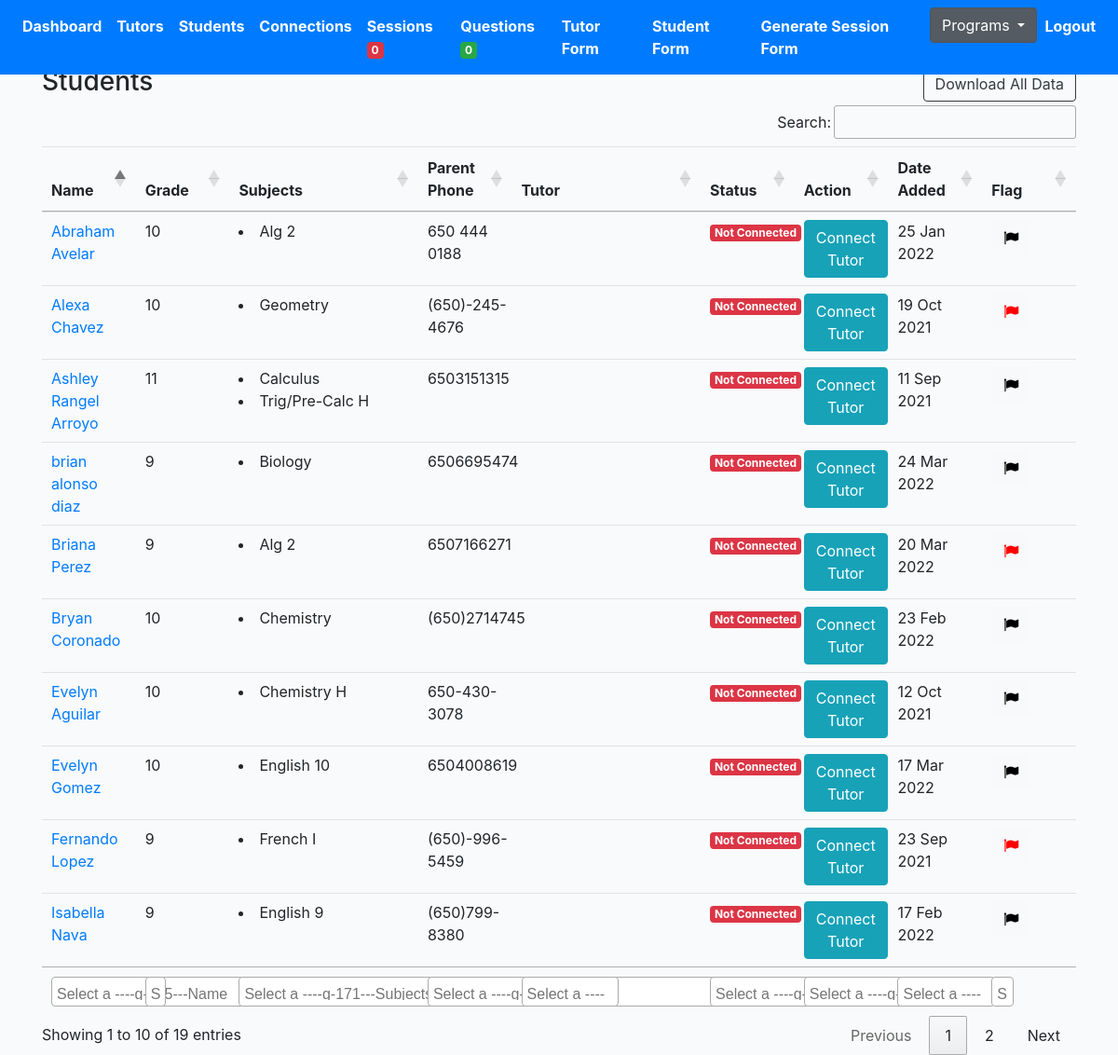
Screenshot of /tutoring/students/ (signed in) with the database file from the repository.
### profiles/models.py (models this page shows, shortened)
class Profile(models.Model):
    role = models.CharField(max_length=200, choices=ROLE_CHOICES_PROFILE, null=True)
    avatar = models.ImageField(default='avatar.png', upload_to='avatars/')
    first_name = models.CharField(max_length=200, blank=True)
    last_name = models.CharField(max_length=200, blank=True)
    email = models.EmailField(max_length=200, blank=True)
    student_grade = models.CharField(null=True, blank=True, max_length=200, choices=STUDENT_GRADE_CHOICES)
    grade = models.CharField(null=True, blank=True, max_length=200, choices=GRADE_CHOICES)
    academic_advisor = models.ForeignKey(Academicadvisor, null=True, blank=True, on_delete=models.CASCADE, related_name='academic_advisor')
    academic_advisor_email = models.EmailField(max_length=200, blank=True)
    subjects = models.ManyToManyField(Subject, blank=True, related_name='subjects')
    school = models.CharField(max_length=200, blank=True)
    friends = models.ManyToManyField("self", blank=True, related_name='testfriends')
    updated = models.DateTimeField(auto_now=True)
    created = models.DateTimeField(auto_now_add=True)
    slug = models.SlugField(unique=True, blank=True)
    flag = models.BooleanField(default=False)
    parent1_first_name = models.CharField(max_length=200, blank=True)
    parent1_last_name = models.CharField(max_length=200, blank=True)
    parent1_phone = models.CharField(max_length=200, blank=True)
    parent1_email = models.EmailField(max_length=200, blank=True)
    student_capacity = models.IntegerField(null=True, blank=True)
    phone = models.CharField(max_length=200, blank=True)
    question = models.TextField(null=True, blank=True, max_length=1000)
    languages = models.ManyToManyField(Language, blank=True, related_name='subjects')
    comfortable_share_phone = models.BooleanField(default=False)
    permission_share_grade = models.BooleanField(default=False)
    optional_school_loop_profile_link = models.TextField(null=True, blank=True, max_length=500)
    optional_school_loop_username = models.TextField(null=True, blank=True, max_length=500)
    optional_school_loop_password = models.TextField(null=True, blank=True, max_length=500)
    parent_languages = models.CharField(null=True, blank=True, max_length=200, choices=LANGUAGE_CHOICES)
    age = models.IntegerField(null=True, blank=True)
    ethnic = models.CharField(null=True, blank=True, max_length=200, choices=ETHNIC_CHOICES)
    note = models.TextField(null=True, blank=True, max_length=1000)
    interest = models.ManyToManyField(Interest, blank=True, related_name='interest')
    check = models.CharField(null=True, blank=True, max_length=200, choices=YES_NO)
    status = models.CharField(null=True, blank=True, max_length=200, choices=PROFILE_STATUS, default='active')
    connect_virtual = models.BooleanField(default=False)
    def get_absolute_url(self):
        return reverse("profiles:profile-detail-view", kwargs={"slug": self.slug})
    def get_friends(self):
        return self.friends.all()
    def get_subjects(self):
        return self.subjects.all()
    __initial_first_name = None
    __initial_last_name = None
    def __init__(self, *args, **kwargs):
        super().__init__(*args, **kwargs)
        self.__initial_first_name = self.first_name
        self.__initial_last_name = self.last_name

class Subject(models.Model):
    name = models.CharField(max_length=200, blank=True)
    def __str__(self):
        return self.name

### profiles/views.py (the view)
# urls.py: path('students/', StudentProfileListView.as_view(), name='student-profiles-list'),
@method_decorator(login_required, name='dispatch')
@method_decorator(allowed_users(allowed_roles=['tutor', 'admin']), name='dispatch')
class StudentProfileListView(ListView):
    model = Profile
    template_name = 'tutor/student-profile-list.html'
    def get_queryset(self):
        qs = Profile.objects.filter(role='student')
        return qs

### cprofiles/context_processors.py (called while the page is built)
def choice_question(request):
    if(request.user.id):
        choice_unanswered_question_num = Question.objects.filter(status="UNANSWERED").count()
        choice_session_flag_num = Session.objects.filter(flag=True).count()
        return {
            'choice_unanswered_question_num' : choice_unanswered_question_num,
            'choice_session_flag_num' : choice_session_flag_num
        }
    return {}

### middleschool/context_processors.py (called while the page is built)
def middle_school_question(request):
    if(request.user.id):
        middle_school_unanswered_question_num = Question.objects.filter(status="UNANSWERED").count()
        middle_school_session_flag_num = Session.objects.filter(flag=True).count()
        return {
            'middle_school_unanswered_question_num' : middle_school_unanswered_question_num,
            'middle_school_session_flag_num' : middle_school_session_flag_num
        }
    return {}

### mprofiles/context_processors.py (called while the page is built)
def mentor_question(request):
    if(request.user.id):
        mentor_unanswered_question_num = Question.objects.filter(status="UNANSWERED").count()
        mentor_session_flag_num = Session.objects.filter(flag=True).count()
        return {
            'mentor_unanswered_question_num' : mentor_unanswered_question_num,
            'mentor_session_flag_num' : mentor_session_flag_num
        }
    return {}

### profiles/context_processors.py (called while the page is built)
def high_school_question(request):
    if(request.user.id):
        high_school_unanswered_question_num = Question.objects.filter(status="UNANSWERED").count()
        high_school_session_flag_num = Session.objects.filter(flag=True).count()
        return {
            'high_school_unanswered_question_num' : high_school_unanswered_question_num,
            'high_school_session_flag_num' : high_school_session_flag_num
        }
    return {}

### templates/tutor/student-profile-list.html (shortened to what this page needs)
{% extends 'base.html' %}
{% load static %}
{% block stylesheet %}{% static '/css/my_invites.css' %}{% endblock %}
{% block content %}
<div class="row">
    <div class="col-auto mr-auto">
        <h3>Students</h3>
    </div>
    <div class="col-auto">
        <div class="btn-group" role="group" aria-label="Basic example">
            <form action="{% url 'profiles:export-tutoring-student-list' %}" method="POST">
                <button type="submit" class="btn btn-outline-dark">Download All Data</button>
            </form>
        </div>
    </div>
</div>
<div class="table-responsive-lg">
    <table id="myTable" class="table">
        <thead>
            <tr>
                <th scope="col">Name</th>
                <th scope="col">Grade</th>
                <th class="subject-column" scope="col">Subjects</th>
                <th scope="col">Parent Phone</th>
                <th class="tutor-column" scope="col">Tutor</th>
                <th scope="col">Status</th>
                <th scope="col">Action</th>
                <th scope="col">Date Added</th>
                <th scope="col">Flag</th>
            </tr>
        </thead>
        <tfoot>
            <tr>
                <th>Name</th>
                <th>Grade</th>
                <th>Subjects</th>
                <th>Parent Phone</th>
                <th>Tutor</th>
                <th>Status</th>
                <th>Action</th>
                <th>Date Added</th>
                <th>Flag</th>
            </tr>
        </tfoot>
        <tbody>
            {% for obj in object_list %}
            <tr>
                <td><a href="{{obj.get_absolute_url}}">{{obj.first_name}} {{obj.last_name}}</a></td>
                <td>{{obj.student_grade}}</td>
                <td>{% for subject in obj.get_subjects %}<li>{{subject}} </li>{% endfor %}</td>
                <td>{{obj.parent1_phone}}</td>
                <td>{% for friend in obj.get_friends %}<li>{{friend.first_name}} {{friend.last_name}} </li>{% endfor %}</td>
                <td>
                    {% if obj.status == 'deactivated' %}
                        <div><span class="badge badge-secondary">Deactivated</span></div>
                    {% else %}
                        {% for friend in obj.get_friends %}
                        <div><span class="badge badge-success">Connected</span></div>
                        {% empty %}
                        <div><span class="badge badge-danger">Not Connected</div>
                        {% endfor %}
                    {% endif %}
                </td>
                <td>
                    {% if obj.status == 'deactivated' %}
                    <a href="{% url 'profiles:student-detail-view' obj.slug %}"><button type="submit" class="btn btn-info" disabled>Connect Tutor</button></a>
                    {% else %}
                    <a href="{% url 'profiles:student-detail-view' obj.slug %}"><button type="submit" class="btn btn-info">Connect Tutor</button></a>
                    {% endif %}
                </td>
                <td>{{ obj.created |date:"d M Y"  }}</td>
                <td>
                    <form action="{% url 'profiles:like-post-view' %}" method="POST" class='like-form' id='{{obj.id}}'>
                        <button type="submit" class="like_btn btn btn-light like-btn{{obj.id}}">
                            {% if obj.flag == False %}
                            <i class="fa fa-flag thumb{{obj.id}}" style="color:black"></i>
                                {% else %}
                                <i class="fa fa-flag thumb{{obj.id}}" style="color:red"></i>
                                    {% endif %}
                                </button>
                    </form>
                </td>
            </tr>
            {% endfor %}
        </tbody>
    </table>
</div>
{% endblock content %}

### core/static/css/base.css (style rules this page uses)
body { background:#FAFAFA; }

### core/static/css/my_invites.css (style rules this page uses)
body { margin-top:20px; background:#FAFAFA; }
body { background-color: #f9fafb; margin-top:0px; }

### templates/tutor/student-profile-list.html (style rules this page uses)
table { table-layout:fixed; }
th.tutor-column { width: 15%; }
th.subject-column { width: 15%; }

### rows the page displays
Profile: first_name "Ashley", last_name "Rangel Arroyo", student_grade "11", parent1_phone "6503151315", status "Not Connected", created "11 Sep 2021"
Subject: name "Calculus"
Subject: name "Trig/Pre-Calc H"
Profile: first_name "Fernando", last_name "Lopez", student_grade "9", parent1_phone "(650)-996-5459", status "Not Connected", created "23 Sep 2021"
Subject: name "French I"
Profile: first_name "Evelyn", last_name "Aguilar", student_grade "10", parent1_phone "650-430-3078", status "Not Connected", created "12 Oct 2021"
Subject: name "Chemistry H"
Profile: first_name "Alexa", last_name "Chavez", student_grade "10", parent1_phone "(650)-245-4676", status "Not Connected", created "19 Oct 2021"
Subject: name "Geometry"
Profile: first_name "Abraham", last_name "Avelar", student_grade "10", parent1_phone "650 444 0188", status "Not Connected", created "25 Jan 2022"
Subject: name "Alg 2"
Profile: first_name "Isabella", last_name "Nava", student_grade "9", parent1_phone "(650)799-8380", status "Not Connected", created "17 Feb 2022"
Subject: name "English 9"
Profile: first_name "Bryan", last_name "Coronado", student_grade "10", parent1_phone "(650)2714745", status "Not Connected", created "23 Feb 2022"
Subject: name "Chemistry"
Profile: first_name "Evelyn", last_name "Gomez", student_grade "10", parent1_phone "6504008619", status "Not Connected", created "17 Mar 2022"
Subject: name "English 10"
Profile: first_name "Briana", last_name "Perez", student_grade "9", parent1_phone "6507166271", status "Not Connected", created "20 Mar 2022"
Profile: first_name "brian", last_name "alonso diaz", student_grade "9", parent1_phone "6506695474", status "Not Connected", created "24 Mar 2022"
Subject: name "Biology"

### other values shown
{{ high_school_session_flag_num }} "0"
{{ high_school_unanswered_question_num }} "0"
